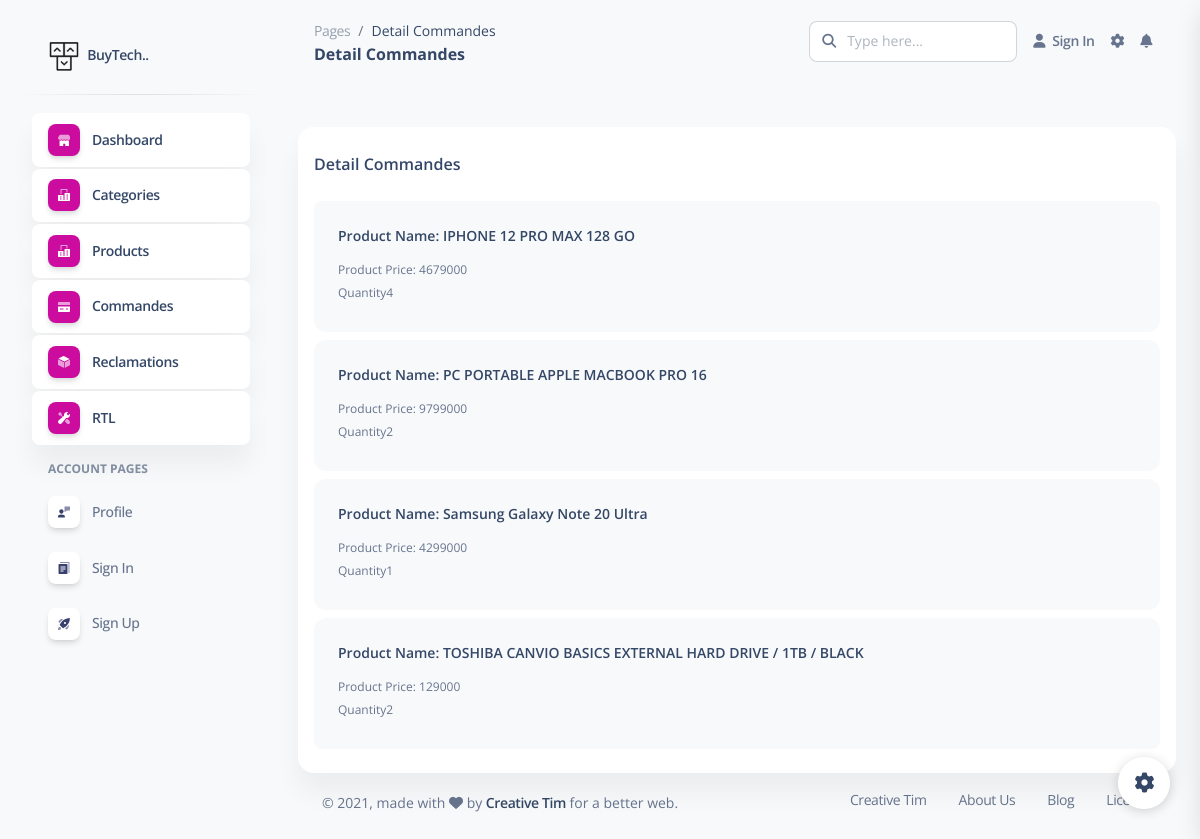
Page /V/detailCommandeB.php?num_commande=7453244 on the committed database.
### tables this page shows
CREATE TABLE `detailcommande` (
  `id_detcom` int(11) NOT NULL,
  `id_produit` int(11) NOT NULL,
  `num_commande` int(11) NOT NULL,
  `qty` int(11) NOT NULL
);

CREATE TABLE `produits` (
  `idprod` int(20) NOT NULL,
  `nom` varchar(60) NOT NULL,
  `int_cat` int(20) NOT NULL,
  `description` text NOT NULL,
  `prix` float NOT NULL,
  `quantite` int(100) NOT NULL,
  `disponibilite` varchar(70) NOT NULL,
  `image` longblob NOT NULL
);

### C/commandesController.php (called while the page is built, shortened)
<?php
class commandesController{
    function getProd($id_produit)
    {
        $sql="select * from projet_web.produits where idprod='$id_produit'";
        $db=config::getConnexion();
        try
        {
            return $db->query($sql)->fetch();
        }
        catch (Exception $e)
        {
            echo 'error:'.$e->getMessage();
        }
    }
    function getDetailCommande($num_commande)
    {
      $sql="select * from projet_web.detailcommande where num_commande='$num_commande' ";
      $db= config::getConnexion();
      try
      {
        return $db->query($sql);
      }
      catch (Exception $e)
      {
        echo 'Error: '.$e->getMessage();
      }
    }
}
    ?>

### V/detailCommandeB.php (the view, shortened to what this page needs)
<?php
include "HeaderB.php";
include "../C/commandesController.php";
$i=new CommandesController();
$c=$i->getDetailCommande($_GET["num_commande"]);
?>
<body class="g-sidenav-show  bg-gray-100">
<aside class="sidenav navbar navbar-vertical navbar-expand-xs border-0 border-radius-xl my-3 fixed-start ms-3 " id="sidenav-main">
    <div class="sidenav-header">
      <a class="navbar-brand m-0" href="https://demos.creative-tim.com/soft-ui-dashboard/pages/dashboard.html" target="_blank">
        <img src="../assets/img/logo-ct.png" class="navbar-brand-img h-100" alt="main_logo">
        <span class="ms-1 font-weight-bold">BuyTech..</span>
      </a>
    </div>
    <hr class="horizontal dark mt-0">
    <div class="collapse navbar-collapse  w-auto  max-height-vh-100 h-100" id="sidenav-collapse-main">
      <ul class="navbar-nav">
        <li class="nav-item">
          <a class="nav-link  active" href="dashboard.php">
            <div class="icon icon-shape icon-sm shadow border-radius-md bg-white text-center me-2 d-flex align-items-center justify-content-center">
            </div>
            <span class="nav-link-text ms-1">Dashboard</span>
          </a>
        </li>
        <li class="nav-item">
        <a class="nav-link  active" href="categories.php">
            <div class="icon icon-shape icon-sm shadow border-radius-md bg-white text-center me-2 d-flex align-items-center justify-content-center">
            </div>
            <span class="nav-link-text ms-1">Categories</span>
          </a>
        </li>
        <li class="nav-item">
        <a class="nav-link  active" href="produits.php">
            <div class="icon icon-shape icon-sm shadow border-radius-md bg-white text-center me-2 d-flex align-items-center justify-content-center">
            </div>
            <span class="nav-link-text ms-1">Products</span>
          </a>
        </li>
        <li class="nav-item">
          <a class="nav-link  active" href="commandeB.php">
            <div class="icon icon-shape icon-sm shadow border-radius-md bg-white text-center me-2 d-flex align-items-center justify-content-center">
            </div>
            <span class="nav-link-text ms-1">Commandes</span>
          </a>
        </li>
        <li class="nav-item">
          <a class="nav-link  active" href="reclamation.php">
            <div class="icon icon-shape icon-sm shadow border-radius-md bg-white text-center me-2 d-flex align-items-center justify-content-center">
            </div>
            <span class="nav-link-text ms-1">Reclamations</span>
          </a>
        </li>
        <li class="nav-item">
          <a class="nav-link active " href="../pages/rtl.html">
            <div class="icon icon-shape icon-sm shadow border-radius-md bg-white text-center me-2 d-flex align-items-center justify-content-center">
            </div>
            <span class="nav-link-text ms-1">RTL</span>
          </a>
        </li>
        <li class="nav-item mt-3">
          <h6 class="ps-4 ms-2 text-uppercase text-xs font-weight-bolder opacity-6">Account pages</h6>
        </li>
        <li class="nav-item">
          <a class="nav-link  " href="../pages/profile.html">
            <div class="icon icon-shape icon-sm shadow border-radius-md bg-white text-center me-2 d-flex align-items-center justify-content-center">
            </div>
            <span class="nav-link-text ms-1">Profile</span>
          </a>
        </li>
        <li class="nav-item">
          <a class="nav-link  " href="../pages/sign-in.html">
            <div class="icon icon-shape icon-sm shadow border-radius-md bg-white text-center me-2 d-flex align-items-center justify-content-center">
            </div>
            <span class="nav-link-text ms-1">Sign In</span>
          </a>
        </li>
        <li class="nav-item">
          <a class="nav-link  " href="../pages/sign-up.html">
            <div class="icon icon-shape icon-sm shadow border-radius-md bg-white text-center me-2 d-flex align-items-center justify-content-center">
            </div>
            <span class="nav-link-text ms-1">Sign Up</span>
          </a>
        </li>
      </ul>
    </div>
  </aside>
  <main class="main-content position-relative max-height-vh-100 h-100 mt-1 border-radius-lg ">
    <nav class="navbar navbar-main navbar-expand-lg px-0 mx-4 shadow-none border-radius-xl" id="navbarBlur" navbar-scroll="true">
      <div class="container-fluid py-1 px-3">
        <nav aria-label="breadcrumb">
          <ol class="breadcrumb bg-transparent mb-0 pb-0 pt-1 px-0 me-sm-6 me-5">
            <li class="breadcrumb-item text-sm"><a class="opacity-5 text-dark" href="javascript:;">Pages</a></li>
            <li class="breadcrumb-item text-sm text-dark active" aria-current="page">Detail Commandes</li>
          </ol>
          <h6 class="font-weight-bolder mb-0">Detail Commandes</h6>
        </nav>
        <div class="collapse navbar-collapse mt-sm-0 mt-2 me-md-0 me-sm-4" id="navbar">
          <div class="ms-md-auto pe-md-3 d-flex align-items-center">
            <div class="input-group">
              <span class="input-group-text text-body"><i class="fas fa-search" aria-hidden="true"></i></span>
              <input type="text" class="form-control" placeholder="Type here...">
            </div>
          </div>
          <ul class="navbar-nav  justify-content-end">
            <li class="nav-item d-flex align-items-center">
              <a href="javascript:;" class="nav-link text-body font-weight-bold px-0">
                <i class="fa fa-user me-sm-1"></i>
                <span class="d-sm-inline d-none">Sign In</span>
              </a>
            </li>
            <li class="nav-item px-3 d-flex align-items-center">
              <a href="javascript:;" class="nav-link text-body p-0">
                <i class="fa fa-cog fixed-plugin-button-nav cursor-pointer"></i>
              </a>
            </li>
            <li class="nav-item dropdown pe-2 d-flex align-items-center">
              <a href="javascript:;" class="nav-link text-body p-0" id="dropdownMenuButton" data-bs-toggle="dropdown" aria-expanded="false">
                <i class="fa fa-bell cursor-pointer"></i>
              </a>
            </li>
          </ul>
        </div>
      </div>
    </nav>
    <div class="container-fluid py-4">
      <div class="row">
        <div class="col-md-12 mt-4">
          <div class="card">
            <div class="card-header pb-0 px-3">
              <h6 class="mb-0">Detail Commandes </h6>
            </div>
            <div class="card-body pt-4 p-3">
              <ul class="list-group">
              <?php
foreach ($c as $row)
{
    $prod=$i->getProd($row["id_produit"]);
  echo'
                <li class="list-group-item border-0 d-flex p-4 mb-2 bg-gray-100 border-radius-lg">
                  <div class="d-flex flex-column">
                    <h6 class="mb-3 text-sm">Product Name: '.$prod["nom"].'</h6>
                    <span class="mb-2 text-xs">Product Price: '.$prod["prix"].'</<span class="text-dark ms-sm-2 font-weight-bold"></span></span>
                    <span class="mb-2 text-xs">Quantity'.$row["qty"].'</ <span class="text-dark ms-sm-2 font-weight-bold"></span></span>
                    </div>
                </li>';
}
?>
              </ul>
            </div>
          </div>
        </div>
      </div>
      <footer class="footer pt-3  ">
        <div class="container-fluid">
          <div class="row align-items-center justify-content-lg-between">
            <div class="col-lg-6 mb-lg-0 mb-4">
              <div class="copyright text-center text-sm text-muted text-lg-start">
                © ,
                made with <i class="fa fa-heart"></i> by
                <a href="https://www.creative-tim.com" class="font-weight-bold" target="_blank">Creative Tim</a>
                for a better web.
              </div>
            </div>
            <div class="col-lg-6">
              <ul class="nav nav-footer justify-content-center justify-content-lg-end">
                <li class="nav-item">
                  <a href="https://www.creative-tim.com" class="nav-link text-muted" target="_blank">Creative Tim</a>
                </li>
                <li class="nav-item">
                  <a href="https://www.creative-tim.com/presentation" class="nav-link text-muted" target="_blank">About Us</a>
                </li>
                <li class="nav-item">
                  <a href="https://creative-tim.com/blog" class="nav-link text-muted" target="_blank">Blog</a>
                </li>
                <li class="nav-item">
                  <a href="https://www.creative-tim.com/license" class="nav-link pe-0 text-muted" target="_blank">License</a>
                </li>
              </ul>
            </div>
          </div>
        </div>
      </footer>
    </div>
  </main>
  <div class="fixed-plugin">
    <a class="fixed-plugin-button text-dark position-fixed px-3 py-2">
      <i class="fa fa-cog py-2"> </i>
    </a>
  </div>
</body>
</html>

### assets/css/nucleo-svg.css (style rules this page uses)
.icon { display: inline-block; color: #111111; height: 1em; width: 1em; }
.icon-sm { height: 0.8em; width: 0.8em; }
.icon { fill: currentColor; stroke: none; }

### rows in the picture
detailcommande: id_produit.nom "IPHONE 12 PRO MAX 128 GO", id_produit.prix "4679000", qty "4"
detailcommande: id_produit.nom "PC PORTABLE APPLE MACBOOK PRO 16", id_produit.prix "9799000", qty "2"
detailcommande: id_produit.nom "Samsung Galaxy Note 20 Ultra", id_produit.prix "4299000", qty "1"
detailcommande: id_produit.nom "TOSHIBA CANVIO BASICS EXTERNAL HARD DRIVE / 1TB / BLACK", id_produit.prix "129000", qty "2"
